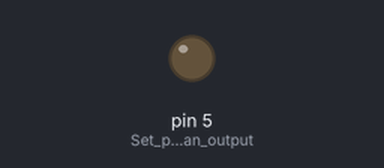
Bench run of a sketch on a simulated Arduino Uno, built with avr-gcc and run on an emulated ATmega328P. On the bench: output pins drawn as LEDs (lit = HIGH).

Above: at 0.05 s.
At 1.25 s:
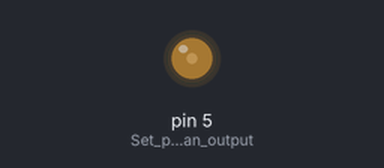
At 2.5 s:
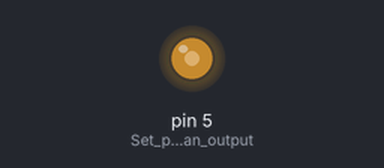
At 5.0 s:
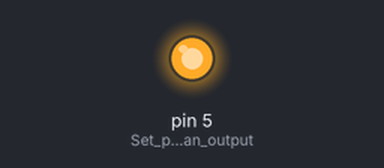
Timing chart, 0 to 6.5 s (numbered marks = the images above):
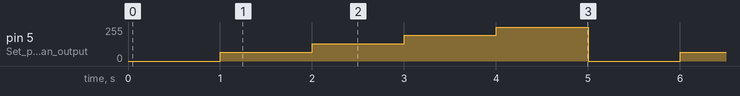

Measured:
- by itself, pin 5 (Set_pin_5_to_an_output): repeats every 5.0 s: 128/255 1.0 s, 192/255 1.0 s, 255/255 1.0 s, 0/255 1.0 s, 64/255 1.0 s

The sketch:

Sandbox_04_Dimming_Easy.ino
```cpp
// Sandbox 04: Dimming (the Easy Way)

/* Manual PWM is hard, and it doesn't leave room for anything else in the
   program. Why can't we offload that chore to the Digital Sandbox's
   microcontroller? It's smart enough for that...right?

   This experiment introduces the analogWrite([pin], [0-255]) function.
   analogWrite is used to output an analog voltage on a pin. So not only can we
   output 0V and 5V, but we can also do 254 voltages in between. Need 2.5V
   analogWrite to 128. Need 3.3V? Analog write 168.

   Unfortunately, not all pins can do analog output. Only pins 3, 5, 6, 9, 10,
   and 11 have the special ability.
*/

// As usual, in setup we need to set our LED pin as an OUTPUT.
void setup()
{
	pinMode(5, OUTPUT);	// Set pin 5 to an output
}

// In loop we'll cycle the pin 5 LED through five different brightness levels
// from fully off, to dim, to half-on, to full-on. Then we go back to off and
// do it all over again.
void loop()
{
	analogWrite(5, 0);	// Sets voltage to 0V (0/255 * 3.3V). LED is off.
	delay(1000);		// Wait a second

	analogWrite(5, 64);	// Sets voltage to ~0.82V (64/255 * 3.3V). Pretty dim.
	delay(1000);		// Wait a second

	analogWrite(5, 128);// Set voltage to ~1.65V. Half-bright.
	delay(1000);		// Wait a second

	analogWrite(5, 192);// Set voltage to ~2.48V. Getting brighter!
	delay(1000);		// Wait a second

	analogWrite(5, 255);// Set voltage to 3.3V. Fully on (turn down for what!?).
	delay(1000);		// Wait a second
}
```
